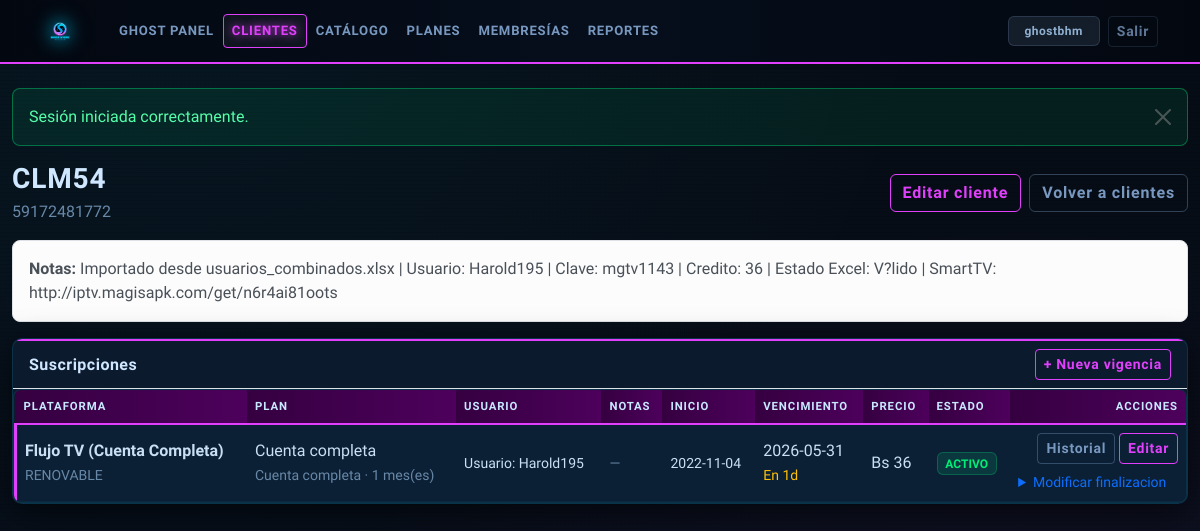
/clientes/196 (signed in), run on the app's committed database.
### tables this page shows
CREATE TABLE `clientes` (
  `id` int(11) NOT NULL,
  `nombre` varchar(120) NOT NULL,
  `telefono` varchar(20) NOT NULL,
  `notas` text DEFAULT NULL,
  `created_at` datetime DEFAULT current_timestamp()
);

CREATE TABLE `suscripciones` (
  `id` int(11) NOT NULL,
  `cliente_id` int(11) NOT NULL,
  `plataforma_id` int(11) NOT NULL,
  `modalidad_id` int(11) NOT NULL,
  `precio_venta` decimal(10,2) DEFAULT NULL,
  `costo_base` decimal(10,2) DEFAULT NULL,
  `fecha_inicio` date NOT NULL,
  `fecha_vencimiento` date NOT NULL,
  `estado` enum('CONTACTAR_2D','REENVIAR_1D','ESPERA','ACTIVO','VENCIDO','RECUP') DEFAULT 'ACTIVO',
  `ultimo_contacto_fecha` datetime DEFAULT NULL,
  `ultimo_contacto_tipo` enum('MENOS_2','MENOS_1','REC_7','REC_15') DEFAULT NULL,
  `usuario_proveedor` varchar(150) DEFAULT NULL,
  `notas` text DEFAULT NULL,
  `flag_no_renovo` tinyint(1) DEFAULT 0,
  `created_at` datetime DEFAULT current_timestamp()
);

CREATE TABLE `plataformas` (
  `id` int(11) NOT NULL,
  `nombre` varchar(100) NOT NULL,
  `tipo_servicio` enum('RENOVABLE','DESECHABLE') NOT NULL,
  `duraciones_disponibles` varchar(100) DEFAULT NULL,
  `dato_renovacion` varchar(20) NOT NULL DEFAULT 'NO_APLICA',
  `mensaje_menos_2` text DEFAULT NULL,
  `mensaje_menos_1` text DEFAULT NULL,
  `mensaje_rec_7` text DEFAULT NULL,
  `mensaje_rec_15` text DEFAULT NULL,
  `created_at` datetime DEFAULT current_timestamp()
);

CREATE TABLE `modalidades` (
  `id` int(11) NOT NULL,
  `plataforma_id` int(11) NOT NULL,
  `nombre_modalidad` varchar(100) NOT NULL,
  `tipo_cuenta` enum('CUENTA_COMPLETA','POR_DISPOSITIVOS','AMBOS') NOT NULL DEFAULT 'CUENTA_COMPLETA',
  `duracion_meses` int(11) NOT NULL DEFAULT 1,
  `dispositivos` int(11) DEFAULT NULL,
  `precio` decimal(10,2) NOT NULL,
  `costo` decimal(10,2) NOT NULL DEFAULT 0.00,
  `created_at` datetime DEFAULT current_timestamp()
);

### app/core/Controller.php (called while the page is built, shortened)
<?php
class Controller
{
    protected function render(string $view, array $data = []): void
    {
        extract($data, EXTR_SKIP);
        require APP_PATH . '/views/layouts/header.php';
        require APP_PATH . '/views/' . $view . '.php';
        require APP_PATH . '/views/layouts/footer.php';
    }
}

### app/controllers/ClientesController.php (called while the page is built, shortened)
<?php
class ClientesController extends Controller
{
    private Cliente $clientes;
    private Suscripcion $suscripciones;
    public function __construct()
    {
        $this->clientes = new Cliente();
        $this->suscripciones = new Suscripcion();
    }
    public function show(int $id): void
    {
        $item = $this->clientes->find($id);
        $suscripciones = $this->suscripciones->allByCliente($id);
        $this->render('clientes/show', [
            'pageTitle' => 'Cliente: ' . ($item['nombre'] ?? ''),
            'item' => $item,
            'suscripciones' => $suscripciones,
        ]);
    }
}

### app/config/db.php (called while the page is built, shortened)
<?php
function db(): \PDO
{
    static $pdo = null;
    if ($pdo instanceof \PDO) {
        return $pdo;
    }
    $dsn = sprintf(
        'mysql:host=%s;port=%d;dbname=%s;charset=%s',
        DB_HOST,
        DB_PORT,
        DB_NAME,
        DB_CHARSET
    );
    $options = [
        \PDO::ATTR_ERRMODE => \PDO::ERRMODE_EXCEPTION,
        \PDO::ATTR_DEFAULT_FETCH_MODE => \PDO::FETCH_ASSOC,
        \PDO::ATTR_EMULATE_PREPARES => false,
    ];
    if (defined('PDO::MYSQL_ATTR_INIT_COMMAND')) {
        $setNames = 'SET NAMES ' . DB_CHARSET;
        if (defined('DB_COLLATION') && DB_COLLATION !== '') {
            $setNames .= ' COLLATE ' . DB_COLLATION;
        }
        $options[\PDO::MYSQL_ATTR_INIT_COMMAND] = $setNames;
    }
    try {
        $pdo = new \PDO(
            $dsn,
            DB_USER,
            DB_PASS,
            $options
        );
    } catch (\PDOException $exception) {
        $logDir = STORAGE_PATH . '/logs';
        if (!is_dir($logDir)) {
            @mkdir($logDir, 0775, true);
        }
        $logLine = sprintf(
            "[%s] Error DB: %s%s",
            date('Y-m-d H:i:s'),
            $exception->getMessage(),
            PHP_EOL
        );
        @file_put_contents($logDir . '/app.log', $logLine, FILE_APPEND);
        http_response_code(500);
        if (APP_DEBUG) {
            die('Error de conexion a base de datos: ' . $exception->getMessage());
        }
        die('Error interno del servidor.');
    }
    return $pdo;
}

### app/models/BaseModel.php (called while the page is built, shortened)
<?php
abstract class BaseModel
{
    public function __construct(?PDO $db = null)
    {
        $this->db = $db ?? \db();
    }
}

### app/models/Cliente.php (called while the page is built, shortened)
<?php
class Cliente extends BaseModel
{
    public function find(int $id): ?array
    {
        $stmt = $this->db->prepare('SELECT * FROM clientes WHERE id = :id LIMIT 1');
        $stmt->execute(['id' => $id]);
        $result = $stmt->fetch();
        return $result ?: null;
    }
}

### app/config/config.php (called while the page is built, shortened)
<?php
function base_url_path(): string
{
    static $basePath = null;
    if ($basePath !== null) {
        return $basePath;
    }
    $scriptDir = str_replace('\\', '/', dirname($_SERVER['SCRIPT_NAME'] ?? '/'));
    $scriptDir = rtrim($scriptDir, '/');
    $basePath = $scriptDir === '' ? '/' : $scriptDir;
    return $basePath;
}
function url(string $path = '/'): string
{
    $base = base_url_path();
    $path = '/' . ltrim($path, '/');
    return $base === '/' ? $path : $base . $path;
}
function e(mixed $value): string
{
    return htmlspecialchars((string) $value, ENT_QUOTES, 'UTF-8');
}
function money(mixed $value): string
{
    $amount = (float) $value;
    $decimals = APP_MONEY_DECIMALS;
    return APP_CURRENCY_SYMBOL . ' ' . number_format(
        $amount,
        $decimals,
        APP_DECIMAL_SEPARATOR,
        APP_THOUSANDS_SEPARATOR
    );
}

### app/models/Suscripcion.php (called while the page is built, shortened)
<?php
class Suscripcion extends BaseModel
{
    public function allByCliente(int $clienteId): array
    {
        $stmt = $this->db->prepare(
            'SELECT
                s.*,
                p.nombre AS plataforma_nombre,
                p.tipo_servicio AS plataforma_tipo_servicio,
                p.dato_renovacion AS plataforma_dato_renovacion,
                m.nombre_modalidad,
                m.tipo_cuenta,
                m.duracion_meses,
                m.dispositivos,
                m.precio AS modalidad_precio,
                m.costo AS modalidad_costo,
                COALESCE(s.precio_venta, m.precio) AS precio_final,
                COALESCE(s.costo_base, m.costo) AS costo_final,
                (COALESCE(s.precio_venta, m.precio) - COALESCE(s.costo_base, m.costo)) AS ganancia_final,
                DATEDIFF(s.fecha_vencimiento, CURDATE()) AS dias_para_vencer
            FROM suscripciones s
            INNER JOIN plataformas p ON p.id = s.plataforma_id
            INNER JOIN modalidades m ON m.id = s.modalidad_id
            WHERE s.cliente_id = :cliente_id
            ORDER BY s.fecha_vencimiento DESC, s.id DESC'
        );
        $stmt->execute(['cliente_id' => $clienteId]);
        return $stmt->fetchAll();
    }
}

### app/models/Modalidad.php (called while the page is built, shortened)
<?php
class Modalidad extends BaseModel
{
    public static function tipoCuentaLabel(string $tipo, ?int $dispositivos = null): string
    {
        return match ($tipo) {
            'POR_DISPOSITIVOS' => $dispositivos !== null && $dispositivos > 0
                ? 'Por dispositivos (' . $dispositivos . ')'
                : 'Por dispositivos',
            'AMBOS' => 'Cuenta completa o por dispositivos',
            default => 'Cuenta completa',
        };
    }
}

### app/models/Plataforma.php (called while the page is built, shortened)
<?php
class Plataforma extends BaseModel
{
    public static function datoRenovacionLabel(?string $value): string
    {
        return match (strtoupper(trim((string) $value))) {
            'CORREO' => 'Correo',
            'USUARIO' => 'Usuario',
            default => 'No aplica',
        };
    }
}

### app/views/clientes/show.php (the view, shortened to what this page needs)
<?php
if (!function_exists('status_badge_show')) {
    function status_badge_show(string $status): string
    {
        return match ($status) {
            'CONTACTAR_2D' => 'text-bg-warning',
            'REENVIAR_1D' => 'text-bg-info',
            'ESPERA' => 'text-bg-primary',
            'ACTIVO' => 'text-bg-success',
            'VENCIDO' => 'text-bg-danger',
            'RECUP' => 'text-bg-dark',
            default => 'text-bg-secondary',
        };
    }
}
?>
<div class="d-flex flex-wrap justify-content-between align-items-center gap-2 mb-3">
    <div>
        <h1 class="h3 mb-1"><?= e((string) ($item['nombre'] ?? '')) ?></h1>
        <p class="text-secondary mb-0"><?= e((string) ($item['telefono'] ?? '')) ?></p>
    </div>
    <div class="d-flex gap-2">
        <a href="<?= e(url('/clientes/editar/' . (int) $item['id'])) ?>" class="btn btn-outline-primary">Editar cliente</a>
        <a href="<?= e(url('/clientes')) ?>" class="btn btn-outline-secondary">Volver a clientes</a>
    </div>
</div>
<?php if (!empty($item['notas'])): ?>
<div class="alert alert-light border mb-3">
    <strong>Notas:</strong> <?= e((string) $item['notas']) ?>
</div>
<?php endif; ?>
<div class="card shadow-sm mb-3">
    <div class="card-body p-0">
        <div class="px-3 py-2 border-bottom d-flex justify-content-between align-items-center">
            <h2 class="h6 mb-0">Suscripciones</h2>
            <a href="<?= e(url('/suscripciones?cliente_id=' . (int) $item['id'] . '#nueva-vigencia')) ?>" class="btn btn-sm btn-outline-primary">+ Nueva vigencia</a>
        </div>
        <div class="table-responsive">
            <table class="table table-striped align-middle mb-0">
                <thead class="table-dark">
                    <tr>
                        <th>Plataforma</th>
                        <th>Plan</th>
                        <th>Usuario</th>
                        <th>Notas</th>
                        <th>Inicio</th>
                        <th>Vencimiento</th>
                        <th>Precio</th>
                        <th>Estado</th>
                        <th class="text-end">Acciones</th>
                    </tr>
                </thead>
                <tbody>
                    <?php foreach ($suscripciones as $sus): ?>
                        <?php
                        $dias = (int) ($sus['dias_para_vencer'] ?? 0);
                        $isNoRenew = (int) ($sus['flag_no_renovo'] ?? 0) === 1;
                        $statusLabel = $isNoRenew ? 'VENCIDO' : (string) ($sus['estado'] ?? '');
                        $tipoCuenta = (string) ($sus['tipo_cuenta'] ?? 'CUENTA_COMPLETA');
                        $dispositivos = isset($sus['dispositivos']) ? (int) $sus['dispositivos'] : null;
                        $duracion = max(1, (int) ($sus['duracion_meses'] ?? 1));
                        if ($dias < 0) {
                            $diasLabel = 'Vencido hace ' . abs($dias) . 'd';
                            $diasClass = 'text-danger';
                        } elseif ($dias === 0) {
                            $diasLabel = 'Hoy';
                            $diasClass = 'text-danger';
                        } else {
                            $diasLabel = 'En ' . $dias . 'd';
                            $diasClass = $dias <= 3 ? 'text-warning' : 'text-secondary';
                        }
                        ?>
                        <tr>
                            <td>
                                <div class="fw-semibold"><?= e((string) ($sus['plataforma_nombre'] ?? '')) ?></div>
                                <small class="text-secondary"><?= e((string) ($sus['plataforma_tipo_servicio'] ?? '')) ?></small>
                            </td>
                            <td>
                                <div><?= e((string) ($sus['nombre_modalidad'] ?? '')) ?></div>
                                <small class="text-secondary"><?= e(Modalidad::tipoCuentaLabel($tipoCuenta, $dispositivos)) ?> · <?= e((string) $duracion) ?> mes(es)</small>
                            </td>
                            <td>
                                <?php if (!empty($sus['usuario_proveedor'])): ?>
                                    <?php $renovLabel = Plataforma::datoRenovacionLabel((string) ($sus['plataforma_dato_renovacion'] ?? 'USUARIO')); ?>
                                    <small><?= e($renovLabel) ?>: <?= e((string) $sus['usuario_proveedor']) ?></small>
                                <?php else: ?>
                                    <small class="text-secondary">—</small>
                                <?php endif; ?>
                            </td>
                            <td>
                                <?php if (!empty($sus['notas'])): ?>
                                    <small><?= e(mb_strimwidth((string) $sus['notas'], 0, 50, '…')) ?></small>
                                <?php else: ?>
                                    <small class="text-secondary">—</small>
                                <?php endif; ?>
                            </td>
                            <td><small><?= e((string) ($sus['fecha_inicio'] ?? '')) ?></small></td>
                            <td>
                                <div><?= e((string) ($sus['fecha_vencimiento'] ?? '')) ?></div>
                                <small class="<?= e($diasClass) ?>"><?= e($diasLabel) ?></small>
                            </td>
                            <td><?= e(money((float) ($sus['precio_final'] ?? $sus['modalidad_precio'] ?? 0))) ?></td>
                            <td>
                                <span class="badge <?= e(status_badge_show($statusLabel)) ?>"><?= e($statusLabel) ?></span>
                            </td>
                            <td>
                                <div class="d-flex flex-wrap gap-1 justify-content-end">
                                    <a class="btn btn-outline-secondary btn-sm" href="<?= e(url('/suscripciones/historial/' . (int) $sus['id'])) ?>">Historial</a>
                                    <a class="btn btn-outline-primary btn-sm" href="<?= e(url('/suscripciones/editar/' . (int) $sus['id'])) ?>">Editar</a>
                                </div>
                                <details class="mt-2">
                                    <summary class="small text-primary" role="button">Modificar finalizacion</summary>
                                </details>
                            </td>
                        </tr>
                    <?php endforeach; ?>
                </tbody>
            </table>
        </div>
    </div>
</div>

### public/index.php (shortened to what this page needs)
<?php
require_once __DIR__ . '/../app/config/config.php';
require_once APP_PATH . '/config/db.php';
spl_autoload_register(static function (string $className): void {
    $prefix = 'App\\';
    $relativeClass = substr($className, strlen($prefix));
    $parts = explode('\\', $relativeClass);
    if (isset($parts[0])) {
        $parts[0] = strtolower($parts[0]);
    }
    $filePath = APP_PATH . '/' . implode('/', $parts) . '.php';
});
$method = $_SERVER['REQUEST_METHOD'] ?? 'GET';
$path = request_path();
foreach ($routes as [$routeMethod, $routePattern, $handler]) {
    if ($method !== $routeMethod) {
        continue;
    }
    if (!preg_match($routePattern, $path, $matches)) {
        continue;
    }
    array_shift($matches);
    [$controllerClass, $action] = $handler;
    $controller = new $controllerClass();
    $params = array_map(static fn (string $item): int|string => ctype_digit($item) ? (int) $item : $item, $matches);
    call_user_func_array([$controller, $action], $params);
    exit;
}
require APP_PATH . '/views/layouts/header.php';
require APP_PATH . '/views/layouts/footer.php';

### data on the page
clientes: nombre "CLM54", telefono "59172481772", notas "Importado desde usuarios_combinados.xlsx | Usuario: Harold195 | Clave: mgtv1143 | Credito: 36 | Estado Excel: V?lido | SmartTV: http://iptv.magisapk.com/get/n6r4ai81oots"
suscripciones: plataforma.nombre "Flujo TV (Cuenta Completa)", plataforma.tipo_servicio "RENOVABLE", modalidad.nombre_modalidad "Cuenta completa", modalidad.tipo_cuenta "Cuenta completa", modalidad.duracion_meses "1", plataforma.dato_renovacion "Usuario", usuario_proveedor "Harold195", fecha_inicio "2022-11-04", fecha_vencimiento "2026-05-31", diasLabel "En 1d", modalidad_precio "Bs 36", estado "ACTIVO"

### other printed values
$flash['message'] "Sesión iniciada correctamente."
